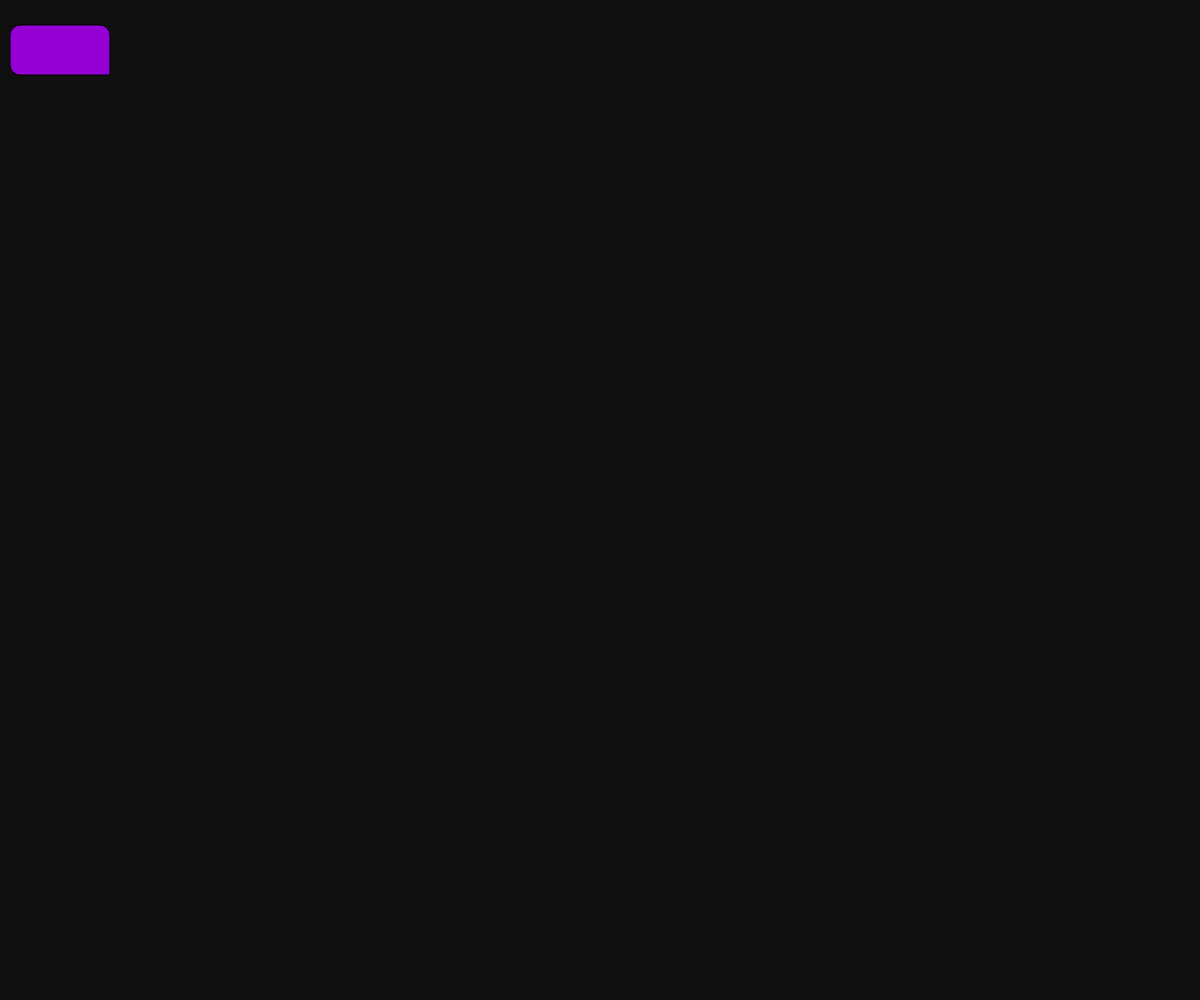
Frame 1 (no input)
Frame 60 (no input): identical to frame 1, image omitted
Frame 120 (the mouse pressed at the canvas centre since frame 60): identical to frame 1, image omitted

The p5.js sketch that drew this single still picture (run headless with seeded random() and noise() and a simulated clock; from frame 60 on, the mouse is pressed at the canvas centre):

// p5.js sketch
// ── sketch.js
// Drawing Challenge
// Max Babcock
// 9/13/2024

let rX = 60;  let rY = 50;


function setup() {
  createCanvas(windowWidth, windowHeight);
  rectMode(CENTER); // CORNER
}

function draw() {
  background(15);
  // moving rectangle
  if(keyIsPressed && key==="w"){
    // good to use in draw() when we 
    // want to detect button being held.
    rY -= 2;
    if(rY > height) rY = 0;
  }
    fill(148,0,211);
  rect(rX, rY, 100, 50, 10, 10, 0, 10);
}

function keyPressed(){
  // dont call this function,
  // it runs automatically!
if(keyCode === DOWN_ARROW){ // 40 - ↓
  rY += 50;
}
}
